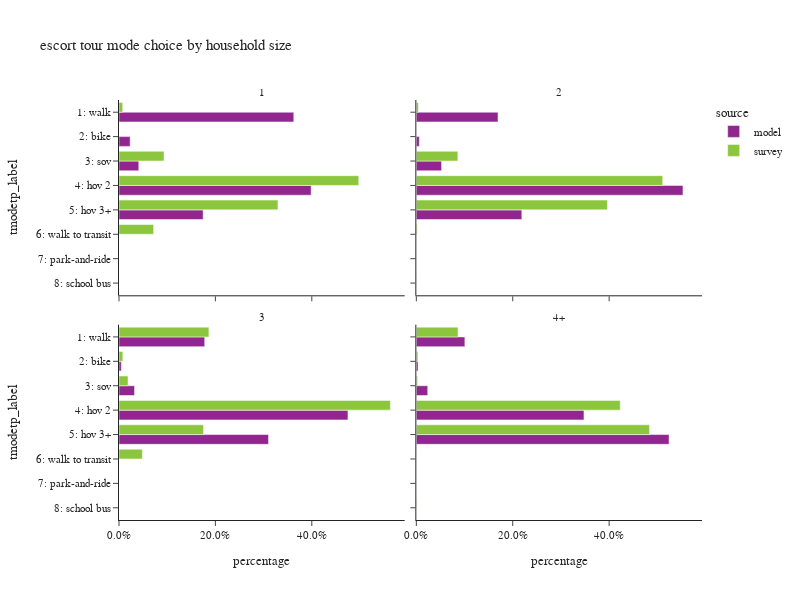

Write notebook code for a chart like this one.
### Code cell
plot_mode_choice(es_tour,"hhsize_4+",
                 {"hhsize_4+":["1","2","3","4+"],
                  "tmodetp_label":["1: walk","2: bike","3: sov","4: hov 2","5: hov 3+","6: walk to transit",
                                   "7: park-and-ride","8: school bus","9: other–survey only"]},
                 "household size",2,600)

### Figure 1 — Plotly figure (JSON) as saved in the notebook; plotly's stock layout.template omitted (floating-point values rounded to 4 significant figures)
{"data": [{"alignmentgroup": "True", "customdata": [[19696], [1255], [2231], [21651], [9479]], "hovertemplate": "source=model<br>hhsize_4+=1<br>percentage=%{x}<br>tmodetp_label=%{y}<br>sample count=%{customdata[0]}<extra></extra>", "legendgroup": "model", "marker": {"color": "#91268F", "pattern": {"shape": ""}}, "name": "model", "offsetgroup": "model", "orientation": "h", "showlegend": true, "textposition": "auto", "type": "bar", "x": [0.3626, 0.02311, 0.04108, 0.3986, 0.1745], "xaxis": "x3", "y": ["1: walk", "2: bike", "3: sov", "4: hov 2", "5: hov 3+"], "yaxis": "y3"}, {"alignmentgroup": "True", "customdata": [[4], [6], [19], [1], [3]], "hovertemplate": "source=survey<br>hhsize_4+=1<br>percentage=%{x}<br>tmodetp_label=%{y}<br>sample count=%{customdata[0]}<extra></extra>", "legendgroup": "survey", "marker": {"color": "#8CC63E", "pattern": {"shape": ""}}, "name": "survey", "offsetgroup": "survey", "orientation": "h", "showlegend": true, "textposition": "auto", "type": "bar", "x": [0.007656, 0.09339, 0.4974, 0.3297, 0.07177], "xaxis": "x3", "y": ["1: walk", "3: sov", "4: hov 2", "5: hov 3+", "6: walk to transit"], "yaxis": "y3"}, {"alignmentgroup": "True", "customdata": [[28203], [1027], [8712], [92075], [36428]], "hovertemplate": "source=model<br>hhsize_4+=2<br>percentage=%{x}<br>tmodetp_label=%{y}<br>sample count=%{customdata[0]}<extra></extra>", "legendgroup": "model", "marker": {"color": "#91268F", "pattern": {"shape": ""}}, "name": "model", "offsetgroup": "model", "orientation": "h", "showlegend": false, "textposition": "auto", "type": "bar", "x": [0.1694, 0.00617, 0.05234, 0.5532, 0.2189], "xaxis": "x4", "y": ["1: walk", "2: bike", "3: sov", "4: hov 2", "5: hov 3+"], "yaxis": "y4"}, {"alignmentgroup": "True", "customdata": [[7], [16], [82], [29], [3], [1]], "hovertemplate": "source=survey<br>hhsize_4+=2<br>percentage=%{x}<br>tmodetp_label=%{y}<br>sample count=%{customdata[0]}<extra></extra>", "legendgroup": "survey", "marker": {"color": "#8CC63E", "pattern": {"shape": ""}}, "name": "survey", "offsetgroup": "survey", "orientation": "h", "showlegend": false, "textposition": "auto", "type": "bar", "x": [0.0042, 0.08615, 0.5111, 0.3965, 0.001589, 0.0004014], "xaxis": "x4", "y": ["1: walk", "3: sov", "4: hov 2", "5: hov 3+", "6: walk to transit", "8: school bus"], "yaxis": "y4"}, {"alignmentgroup": "True", "customdata": [[27348], [737], [4959], [73048], [47699]], "hovertemplate": "source=model<br>hhsize_4+=3<br>percentage=%{x}<br>tmodetp_label=%{y}<br>sample count=%{customdata[0]}<extra></extra>", "legendgroup": "model", "marker": {"color": "#91268F", "pattern": {"shape": ""}}, "name": "model", "offsetgroup": "model", "orientation": "h", "showlegend": false, "textposition": "auto", "type": "bar", "x": [0.1778, 0.004792, 0.03225, 0.475, 0.3102], "xaxis": "x", "y": ["1: walk", "2: bike", "3: sov", "4: hov 2", "5: hov 3+"], "yaxis": "y"}, {"alignmentgroup": "True", "customdata": [[22], [8], [4], [77], [35], [3]], "hovertemplate": "source=survey<br>hhsize_4+=3<br>percentage=%{x}<br>tmodetp_label=%{y}<br>sample count=%{customdata[0]}<extra></extra>", "legendgroup": "survey", "marker": {"color": "#8CC63E", "pattern": {"shape": ""}}, "name": "survey", "offsetgroup": "survey", "orientation": "h", "showlegend": false, "textposition": "auto", "type": "bar", "x": [0.1865, 0.007923, 0.01867, 0.563, 0.1753, 0.04849], "xaxis": "x", "y": ["1: walk", "2: bike", "3: sov", "4: hov 2", "5: hov 3+", "6: walk to transit"], "yaxis": "y"}, {"alignmentgroup": "True", "customdata": [[44536], [1558], [10469], [153756], [231805]], "hovertemplate": "source=model<br>hhsize_4+=4+<br>percentage=%{x}<br>tmodetp_label=%{y}<br>sample count=%{customdata[0]}<extra></extra>", "legendgroup": "model", "marker": {"color": "#91268F", "pattern": {"shape": ""}}, "name": "model", "offsetgroup": "model", "orientation": "h", "showlegend": false, "textposition": "auto", "type": "bar", "x": [0.1007, 0.003524, 0.02368, 0.3478, 0.5243], "xaxis": "x2", "y": ["1: walk", "2: bike", "3: sov", "4: hov 2", "5: hov 3+"], "yaxis": "y2"}, {"alignmentgroup": "True", "customdata": [[47], [3], [3], [111], [164], [1], [2]], "hovertemplate": "source=survey<br>hhsize_4+=4+<br>percentage=%{x}<br>tmodetp_label=%{y}<br>sample count=%{customdata[0]}<extra></extra>", "legendgroup": "survey", "marker": {"color": "#8CC63E", "pattern": {"shape": ""}}, "name": "survey", "offsetgroup": "survey", "orientation": "h", "showlegend": false, "textposition": "auto", "type": "bar", "x": [0.08648, 0.003151, 0.002633, 0.4231, 0.4838, 0.0002368, 0.0005709], "xaxis": "x2", "y": ["1: walk", "2: bike", "3: sov", "4: hov 2", "5: hov 3+", "6: walk to transit", "8: school bus"], "yaxis": "y2"}], "layout": {"annotations": [{"font": {}, "showarrow": false, "text": "3", "x": 0.245, "xanchor": "center", "xref": "paper", "y": 0.465, "yanchor": "bottom", "yref": "paper"}, {"font": {}, "showarrow": false, "text": "4+", "x": 0.755, "xanchor": "center", "xref": "paper", "y": 0.465, "yanchor": "bottom", "yref": "paper"}, {"font": {}, "showarrow": false, "text": "1", "x": 0.245, "xanchor": "center", "xref": "paper", "y": 1.0, "yanchor": "bottom", "yref": "paper"}, {"font": {}, "showarrow": false, "text": "2", "x": 0.755, "xanchor": "center", "xref": "paper", "y": 1.0, "yanchor": "bottom", "yref": "paper"}], "barmode": "group", "height": 600, "legend": {"title": {"text": "source"}, "tracegroupgap": 0}, "title": {"text": "escort tour mode choice by household size"}, "width": 800, "xaxis": {"anchor": "y", "domain": [0.0, 0.49], "tickformat": ".1%", "title": {"text": "percentage"}}, "xaxis2": {"anchor": "y2", "domain": [0.51, 1.0], "matches": "x", "tickformat": ".1%", "title": {"text": "percentage"}}, "xaxis3": {"anchor": "y3", "domain": [0.0, 0.49], "matches": "x", "showticklabels": false, "tickformat": ".1%"}, "xaxis4": {"anchor": "y4", "domain": [0.51, 1.0], "matches": "x", "showticklabels": false, "tickformat": ".1%"}, "yaxis": {"anchor": "x", "categoryarray": ["9: other–survey only", "8: school bus", "7: park-and-ride", "6: walk to transit", "5: hov 3+", "4: hov 2", "3: sov", "2: bike", "1: walk"], "categoryorder": "array", "domain": [0.0, 0.465], "title": {"text": "tmodetp_label"}}, "yaxis2": {"anchor": "x2", "domain": [0.0, 0.465], "matches": "y", "showticklabels": false}, "yaxis3": {"anchor": "x3", "categoryarray": ["9: other–survey only", "8: school bus", "7: park-and-ride", "6: walk to transit", "5: hov 3+", "4: hov 2", "3: sov", "2: bike", "1: walk"], "categoryorder": "array", "domain": [0.535, 1.0], "matches": "y", "title": {"text": "tmodetp_label"}}, "yaxis4": {"anchor": "x4", "domain": [0.535, 1.0], "matches": "y", "showticklabels": false}}}
